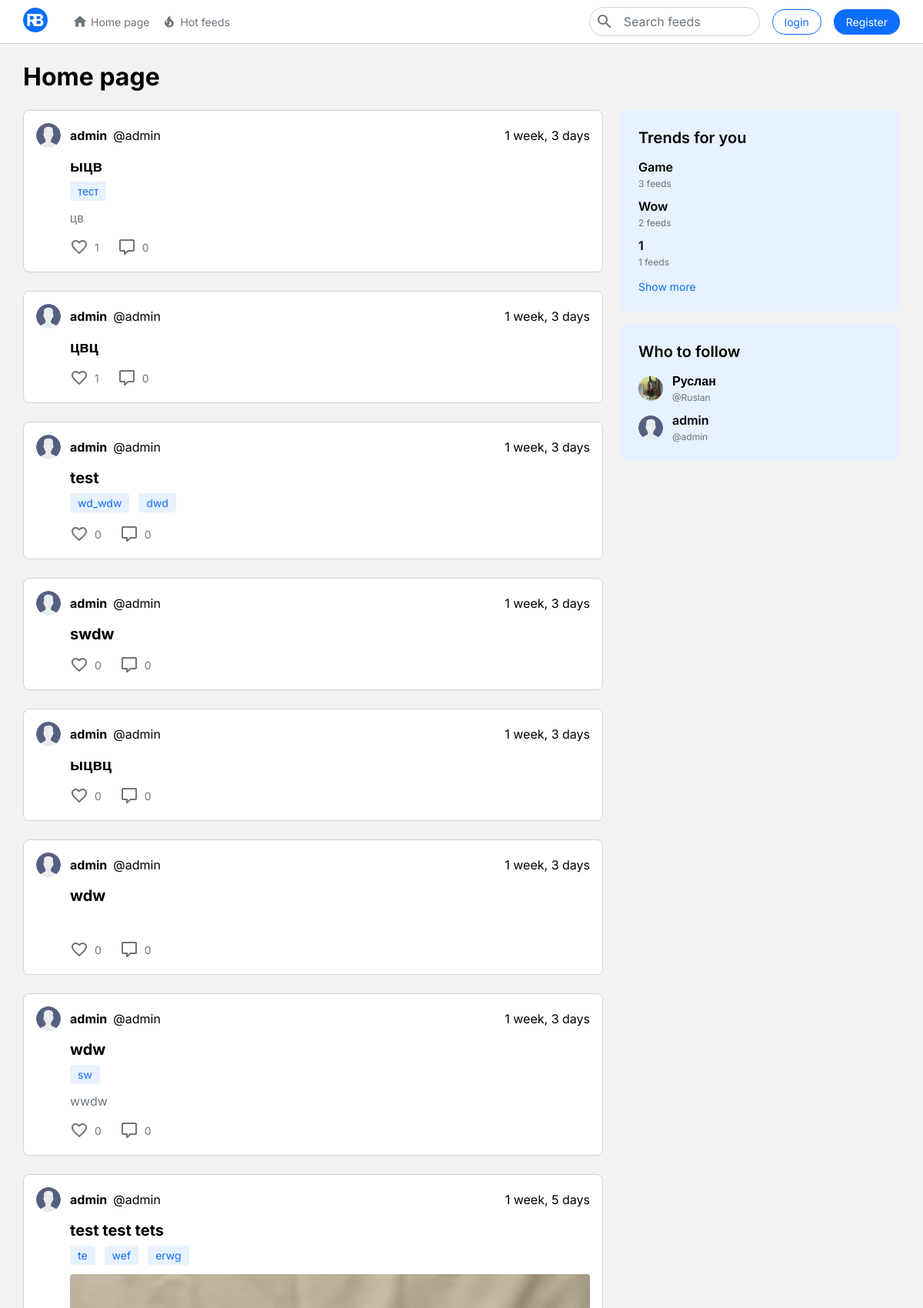
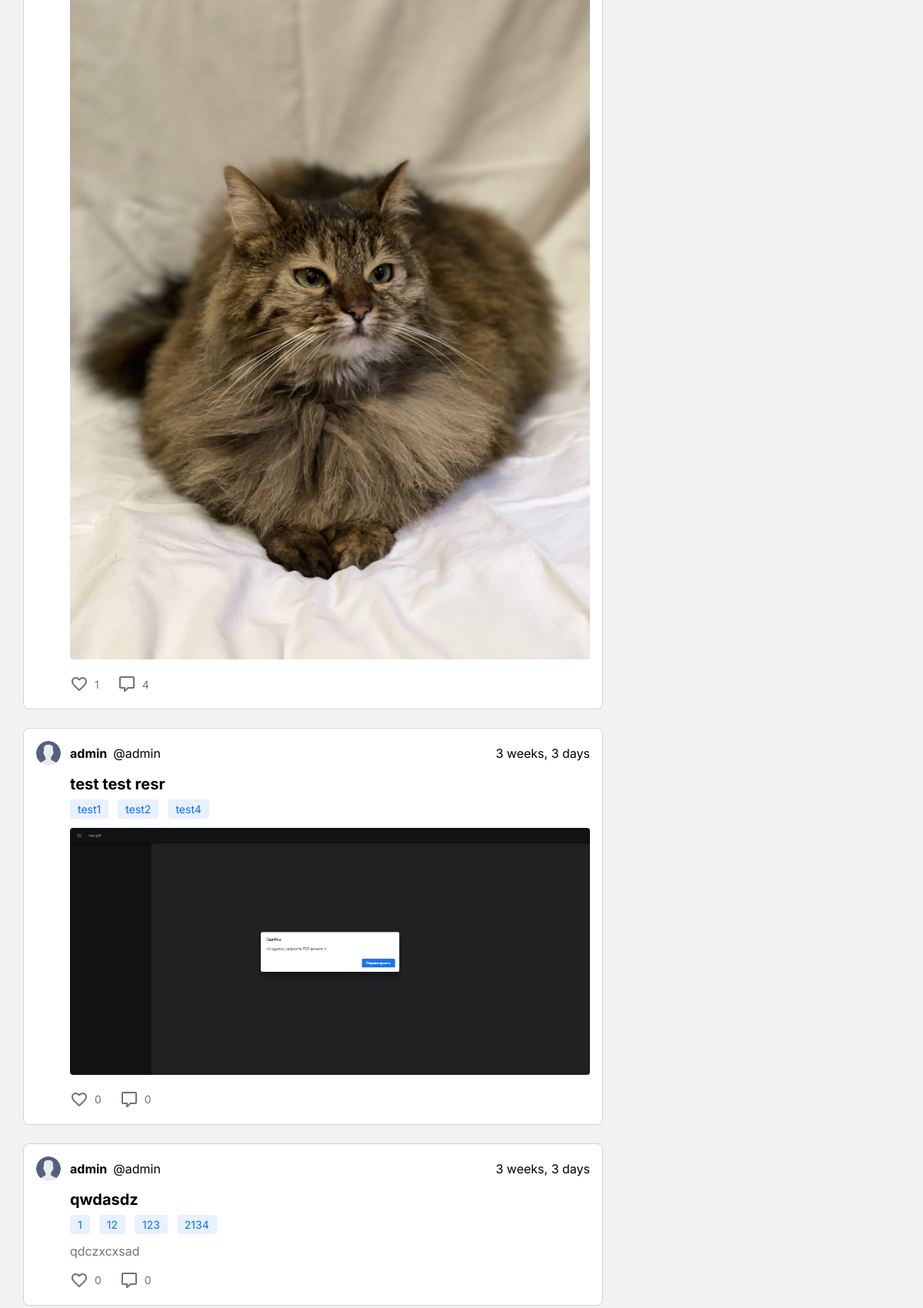
The page / (upper part) on the database its author committed (2 pictures, top to bottom).
### blog/models.py (models this page shows, shortened)
class Post(models.Model):
    title = models.CharField('Название', max_length=300)
    text = models.TextField('Текст поста', blank=True, null=True)
    poster = models.ImageField("Постер", upload_to="blog/", blank=True, null=True)
    draft = models.BooleanField("Черновик", default=False)
    owner = models.ForeignKey(User, verbose_name="Владелец", on_delete=models.CASCADE)
    date = models.DateTimeField(auto_now_add=True, verbose_name="дата создания", blank=True)
    tag = models.ManyToManyField(Tags, verbose_name='теги', related_name='tag_post')

class Tags(models.Model):
    text = models.CharField('Текст', max_length=100)

### users/models.py (models this page shows)
class User(AbstractUser):
    bio = models.TextField(_("bio"), max_length=500, blank=True)
    avatar = models.ImageField("Аватар", upload_to="profile/avatars/", blank=True, null=True)
    background = models.ImageField("Бєкграунд", upload_to="profile/backgrounds/", blank=True, null=True)

### blog/views.py (the view)
# urls.py: path('', PostsList.as_view(), name='home' ),
class PostsList(Posts_list_base):
    template_name = "blog/post_list.html"
    def get_data(self):
        context = super().get_data()
        if self.request.user!=self.anonimys:
            following_users = [f.follow_by for f in self.request.user.following.all()]
        else:
            following_users = None
        if self.request.user!=self.anonimys and following_users:
            post_queryset = Post.objects.filter(owner__in=following_users, draft=False).order_by('-date')
        elif self.request.user!=self.anonimys and not following_users:
            post_queryset = list()
        else:
            post_queryset = Post.objects.filter(draft=False).order_by('-date')
        context.update({
            'top_users_if_no_followers': None if following_users else self.get_top_followers(count=6),
            'posts_list': self.get_post_data(post_queryset),
            'page_name': 'Home page'
        })
        return context

### blog/views.py (called while the page is built)
    def get_top_followers(self, count=5):
        return User.objects.annotate(followers_count=Count('followers')).all().order_by('-followers_count')[:count]

    def get_top_tags(self, count):
        querry = Tags.objects.annotate(post_count=Count('tag_post')).all().order_by('-post_count')[:count]
        return querry

    def get_post_data(self, queryset):
        data = list()
        for post in queryset:
            likes = Like.objects.filter(post=post)
            comments = Reviews.objects.filter(post=post)
            post_data = {
                'post_data': post,
                'likes': likes,
                'comments': comments,
                'user_likes': [i['user'] for i in Like.objects.values('user').filter(post=post)],
            }
            data.append(post_data)
        return data

    def get_data(self):
        context = {
            'top_tags': self.get_top_tags(count=6),
            'top_users': self.get_top_followers(),
            'get_following': self.get_following() if self.request.user!=self.anonimys else None,
        }
        return context

    def get(self, request, **kwargs):
        if 'slug' in kwargs:
            context = self.get_data(kwargs.get('slug'))
        elif 'pk' in kwargs:
            context = self.get_data(kwargs.get('pk'))
        else:
            context = self.get_data()
        return render(request, self.template_name, context)

### templates/blog/post_list.html (shortened to what this page needs)
{% extends 'blog/page_layout.html' %}
{% block contant %}
	<div class="contant">
		<div class="container">
			{% include "include/title.html" %}
			<div class="row">
				<div class="col-lg-8">
					{% if posts_list %}
						{% for post in posts_list %}
							{% include "include/post.html" with post=post %}
						{% endfor %}
					{% else %}
						{% if top_users_if_no_followers %}
							{% include "include/interest_for_you.html" %}
						{% endif %}
					{% endif %}
				</div>
				<div class="col-lg-4">
					<div class="sticky">
						{% include "include/topic_block.html" %}
						{% include "include/popular-block.html" %}
					</div>
				</div>
			</div>
		</div>
	</div>
{% endblock %}

### templates/include/post.html (shortened to what this page needs)
{% load static %}
<div class="block_page post">
    <div class="post_header d-flex justify-content-between align-items-center">
        <div class="d-flex align-items-center">
            {% if post.post_data.owner.avatar %}
                <img src="{{ post.post_data.owner.avatar.url }}" alt="" class="profile_img">
            {% else %}
                <img src="{% static 'img/profile.png' %}" alt="" class="profile_img">
            {% endif %}
            {% if post.post_data.owner.first_name %}
                <a href="{% url 'profile' pk=post.post_data.owner.id %}"><h3 class="name">{{ post.post_data.owner.first_name }}</h3></a>
            {% else %}
                <a href="{% url 'profile' pk=post.post_data.owner.id %}"><h3 class="name">{{ post.post_data.owner.username }}</h3></a>
            {% endif %}
            <p class="text">@{{ post.post_data.owner.username }} </p>
        </div>
        <p class="text">{{ post.post_data.date|timesince }}</p>
    </div>
    <div class="post_title">
        <a href="{% url 'post_detail' pk=post.post_data.id %}"><h3 class="name">{{ post.post_data.title }}</h3></a>
        <div class="topic_group d-flex flex-wrap">
            {% for tag in post.post_data.tag.all %}
                <div class="badges">
                    <a href="{% url 'tag_post' tag.id %}"><p>{{ tag.text }}</p></a>
                </div>
            {% endfor %}
        </div>
    </div>
    <div class="post_body">
        {% if post.post_data.poster %}
            <img src="{{post.post_data.poster.url}}" alt="" class="post_img">
        {% else %}
            <p class="text">{{ post.post_data.text }}</p>
        {% endif %}
        <div class="post_control d-flex">
            <form action="{% url 'like' %}" method="post">
                <div class="like">
                    <button type="submit" {% if not user.is_authenticated %} disabled {% endif %}>
                        <div class="d-flex align-items-center">
                            {% if user.id in post.user_likes %}
                            <div class="like_img is_like_img d-flex justify-content-center align-items-center">
                                <svg width="24" height="24" viewBox="0 0 24 24" xmlns="http://www.w3.org/2000/svg">
                                    <path d="M16.5 2.65C14.76 2.65 13.09 3.46 12 4.73C10.91 3.46 9.24 2.65 7.5 2.65C4.42 2.65 2 5.06 2 8.15C2 11.92 5.4 15.01 10.55 19.68L12 21L13.45 19.68C18.6 15.01 22 11.92 22 8.15C22 5.06 19.58 2.65 16.5 2.65Z"/>
                                </svg>
                            </div>
                            {% else %}
                            <div class="like_img d-flex justify-content-center align-items-center">
                            </div>
                            {% endif %}
                            <p>{{ post.likes.count }}</p>
                        </div>
                    </button>
                </div>
            </form>
            <div class="comment">
                <a href="{% url 'post_detail' pk=post.post_data.id %}">
                    <div class="d-flex align-items-center">
                        <div class="comment_img d-flex justify-content-center align-items-center">
                        </div>
                        <p>{{ post.comments.count }}</p>
                    </div>
                </a>
            </div>
        </div>
    </div>
</div>

### templates/include/topic_block.html (shortened to what this page needs)
<div class="block_page_secondary">
    <h3 class="name">Trends for you</h3>
    <div class="topic_block">
        {% for topic in top_tags %}
        <div class="topic" id="topic{{ forloop.counter }}">
            <a href="{% url 'tag_post' topic.id %}"><h3 class="name">{{ topic.text|title }}</h3></a>
            <p class="text">{{ topic.post_count }} feeds</p>
        </div>
        {% endfor %}
    </div>
    <p class="show" onclick="hide_tags()">Show more</p>
</div>

### templates/include/popular-block.html (shortened to what this page needs)
{% load static %}
<div class="block_page_secondary">
    <h3 class="name">Who to follow</h3>
    <div class="profile_block">
        {% for top_user in top_users %}
        <div class="profile d-flex justify-content-between align-items-center">
            <div class="prifile_data d-flex align-items-center">
                {% if top_user.avatar %}
                    <img src="{{ top_user.avatar.url }}" alt="" class="profile_img">
                {% else %}
                    <img src="{% static 'img/profile.png' %}" alt="" class="profile_img">
                {% endif %}
                <div class="text_data">
                    {% if top_user.first_name %}
                        <a href="{% url 'profile' pk=top_user.id %}"><p class="name">{{ top_user.first_name }}</p></a>
                    {% else %}
                        <a href="{% url 'profile' pk=top_user.id %}"><p class="name">{{ top_user.username }}</p></a>
                    {% endif %}
                    <p class="text">@{{ top_user.username }}</p>
                </div>
            </div>
        </div>
        {% endfor %}
    </div>
</div>

### static/css/style.css (style rules this page uses)
a { text-decoration:none }
body { margin:0 }
.contant { min-height:calc(100vh - 56px - 56px);background:#F2F2F2;margin-top:56px }
.block_page { border:#ced4da solid 1px;border-radius:8px;padding:16px;background:#fff;width:calc(100% - 32px);margin-bottom:24px }
.block_page_secondary { border-radius:8px;padding:24px;background:#E7F1FF;width:calc(100% - 48px);margin-bottom:16px }
.profile_img { height:32px;width:32px;border-radius:16px }
h3.name { font-family:'Inter', sans-serif;font-size:16px;color:#000;font-weight:bold;margin:0 }
p.text { font-family:'Inter', sans-serif;font-size:16px;margin:0 }
.post .post_header { margin-bottom:12px }
.post .post_header .profile_img { margin-right:12px }
.post .post_header .name { margin-right:8px;color:#000 }
.post .post_title { margin-left:44px }
.post .post_title .name { font-family:'Inter', sans-serif;font-size:20px;color:#000 }
.post .post_body { margin-left:44px;margin-top:12px;width:calc(100% - 44px) }
.post .post_body img { width:100%;border-radius:4px }
.post .post_body .text { color:#6c757d }
.post .post_body .post_control { margin-top:16px }
.post .post_body .post_control .like button { border:none;background:none;margin:0;padding:0;cursor:pointer }
.post .post_body .post_control .like .like_img svg { fill:#6c757d;transition:.3s }
.post .post_body .post_control .like p { font-family:'Inter', sans-serif;font-size:14px;color:#6c757d;margin:0;margin-left:8px;transition:.3s }
.post .post_body .post_control .comment { margin-left:24px;cursor:pointer }
.post .post_body .post_control .comment a { text-decoration:none }
.post .post_body .post_control .comment .comment_img svg { fill:#6c757d;transition:.3s;cursor:pointer }
.post .post_body .post_control .comment p { font-family:'Inter', sans-serif;font-size:14px;color:#6c757d;margin:0;margin-left:8px;transition:.3s }
.post_control .like button { border:none;background:none;margin:0;padding:0;cursor:pointer }
.post_control .like .like_img svg { fill:#6c757d;transition:.3s }
.post_control .like p { font-family:'Inter', sans-serif;font-size:14px;color:#6c757d;margin:0;margin-left:8px;transition:.3s }
.post_control .comment { margin-left:24px;cursor:pointer }
.post_control .comment a { text-decoration:none }
.post_control .comment .comment_img svg { fill:#6c757d;transition:.3s }
.post_control .comment p { font-family:'Inter', sans-serif;font-size:14px;color:#6c757d;margin:0;margin-left:8px;transition:.3s }
.badges { margin-right:12px;margin-top:8px }
.badges a { text-decoration:none }
.badges a p { font-family:'Inter', sans-serif;font-size:14px;background:#E7F1FF;color:#0d6efd;margin:0;padding:4px 10px;border-radius:4px }
.block_page_secondary .name { font-family:'Inter', sans-serif;font-size:20px;font-weight:600;margin-bottom:12px }
.block_page_secondary .topic_block { margin-top:16px;margin-bottom:16px }
.block_page_secondary .topic_block .topic { margin-bottom:12px }
.block_page_secondary .topic_block .topic .text { font-family:'Inter', sans-serif;font-size:12px;color:#6c757d;margin:0 }
.block_page_secondary .topic_block .topic .name { font-family:'Inter', sans-serif;font-size:16px;color:#000;margin:4px 0 }
.block_page_secondary .show { margin-bottom:0;font-family:'Inter', sans-serif;font-size:14px;color:#0d6efd;cursor:pointer }
.profile_block { margin-top:16px }
.profile_block .name { font-family:'Inter', sans-serif;font-size:20px;font-weight:600;margin-bottom:12px;color:#000 }
.profile_block .profile { margin-bottom:12px }
.profile_block .profile img { margin-right:12px }
.profile_block .profile .text_data .name { font-family:'Inter', sans-serif;font-size:16px;margin:0;margin-bottom:4px;color:#000 }
.profile_block .profile .text_data .text { font-family:'Inter', sans-serif;font-size:12px;margin:0;color:#6c757d }
.profile_block .profile:last-child { margin-bottom:0 }
.sticky { position:sticky;top:calc(56px + 24px) }
.profile_block { position:relative }

### rows shown on the page
Post: post_data.owner.username "admin", post_data "1 week, 3 days", post_data "ыцв", post_data.text "цв", likes.count "1", comments.count "0"
Tags: text "тест"
Post: post_data.owner.username "admin", post_data "1 week, 3 days", post_data "цвц", likes.count "1", comments.count "0"
Post: post_data.owner.username "admin", post_data "1 week, 3 days", post_data "test", likes.count "0", comments.count "0"
Tags: text "wd_wdw"
Tags: text "dwd"
Post: post_data.owner.username "admin", post_data "1 week, 3 days", post_data "swdw", likes.count "0", comments.count "0"
Post: post_data.owner.username "admin", post_data "1 week, 3 days", post_data "ыцвц", likes.count "0", comments.count "0"
Post: post_data.owner.username "admin", post_data "1 week, 3 days", post_data "wdw", likes.count "0", comments.count "0"
Post: post_data.owner.username "admin", post_data "1 week, 3 days", post_data "wdw", post_data.text "wwdw", likes.count "0", comments.count "0"
Tags: text "sw"
Post: post_data.owner.username "admin", post_data "1 week, 5 days", post_data "test test tets", post_data.poster (picture), likes.count "1", comments.count "4"
Tags: text "te"
Tags: text "wef"
Tags: text "erwg"
Post: post_data.owner.username "admin", post_data "3 weeks, 3 days", post_data "test test resr", post_data.poster (picture), likes.count "0", comments.count "0"
Tags: text "test1"
Tags: text "test2"
Tags: text "test4"
Post: post_data.owner.username "admin", post_data "3 weeks, 3 days", post_data "qwdasdz", post_data.text "qdczxcxsad", likes.count "0", comments.count "0"
Tags: text "1", post_count "1"
Tags: text "12"
Tags: text "123"
Tags: text "2134"
Tags: text "Game", post_count "3"
Tags: text "Wow", post_count "2"
User: avatar (picture), first_name "Руслан", username "Ruslan"
User: username "admin"

### other values the page prints
{{ page_name }} "Home page"
